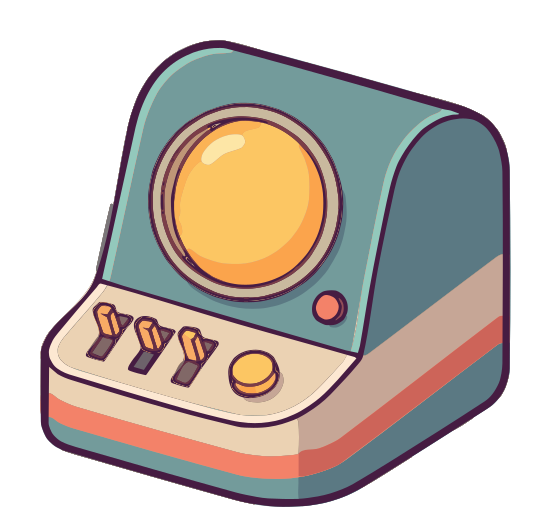
#> input picture art-jobs/out/K_props_stations/png/station_scope_orig_highlight.png, 551 x 525 px, given in place of station_keypad_orig_idle.png, which was not available
$ python preview.py
#> lines starting #> are read from the running program, lines starting #| are printed output that depends on the picture; pictures that were not available may be replaced by others from this repository, and a replacement may not be noted
"""PREVIEW.png: every export, labeled, on cream."""
from PIL import Image, ImageDraw, ImageFont

OUT = __file__.rsplit('/tools/', 1)[0]
ROWS = [
    ('station_keypad', ['idle', 'highlight', 'done']),
    ('station_switchboard', ['idle', 'highlight', 'done']),
    ('station_tape', ['idle', 'highlight', 'done']),
    ('station_scope', ['idle', 'highlight', 'done']),
    ('timeclock', ['idle', 'ready']),
]
CELL = 250


def font(sz):
    for f in ('/usr/share/fonts/truetype/dejavu/DejaVuSans-Bold.ttf', '/usr/share/fonts/dejavu/DejaVuSans-Bold.ttf'):
        try:
            return ImageFont.truetype(f, sz)
        except OSError:
            pass
    return ImageFont.load_default()


def thumb(path):
    im = Image.open(path).convert('RGBA')
    im.thumbnail((CELL - 20, CELL - 40))
    return im


def main():
    cells = []
    for name, states in ROWS:
        row = [(f'{name}_orig_{s}', f'png/{name}_orig_{s}.png') for s in states]
        row += [(f'{name}_front_{s}', f'png/{name}_front_{s}.png') for s in states]
        cells.append(row)
    cells.append([('vent_orig closed', 'png/vent_orig_closed.png'), ('vent_orig open', 'png/vent_orig_open.png'),
                  ('vent_frame_orig', 'png/vent_frame_orig.png'), ('vent_front closed', 'png/vent_front_closed.png'),
                  ('vent_front open', 'png/vent_front_open.png'), ('vent_frame_front', 'png/vent_frame_front.png')])
    cells.append([('table_clutter_orig', 'png/table_clutter_orig.png'), ('table_clutter_front', 'png/table_clutter_front.png')])
    cols = max(len(r) for r in cells)
    W, H = cols * CELL + 40, len(cells) * CELL + 110
    o = Image.new('RGB', (W, H), (0xF4, 0xE6, 0xC8))
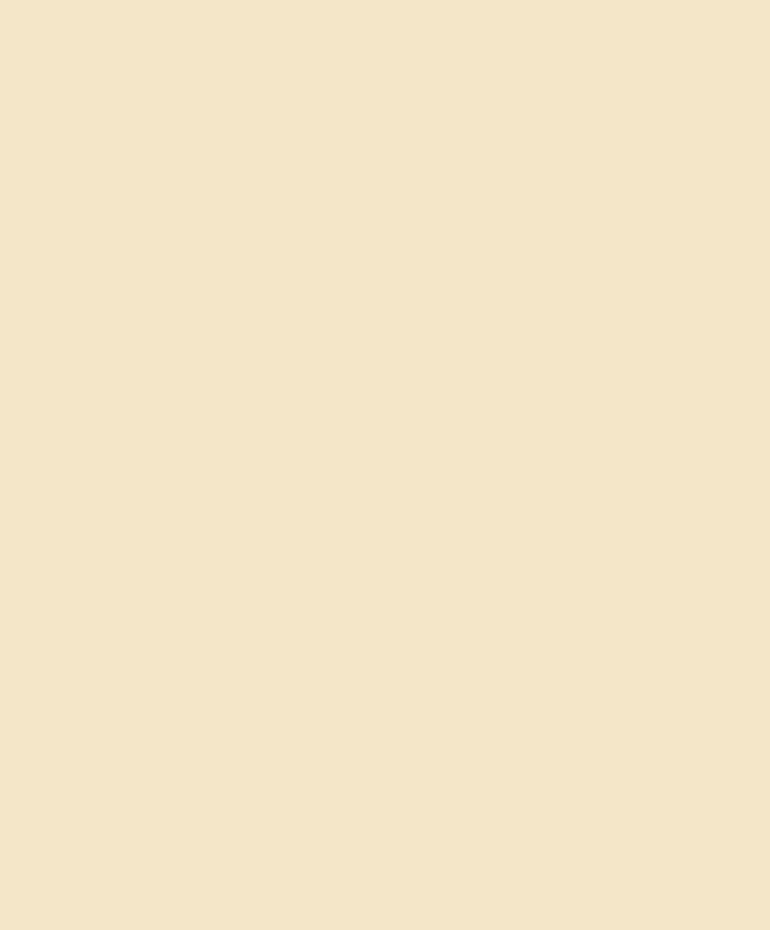
#> o: PIL image 1540x1860 RGB (shown at 1/2 size); mean R, G, B 244, 230, 200
    d = ImageDraw.Draw(o)
    d.text((20, 18), 'JOB K  task stations + ship props   (left: *_orig as drawn, right: *_front re-projected)', fill=(0x2A, 0x1E, 0x35), font=font(26))
    f = font(13)
    for r, row in enumerate(cells):
        for c, (label, p) in enumerate(row):
            x, y = 20 + c * CELL, 80 + r * CELL
            t = thumb(f'{OUT}/{p}')
#> in thumb, im is the input picture: PIL image 551x525 RGBA; mean R, G, B, A 92.2, 84.1, 76.4, 148.6
#> in thumb, `im.thumbnail((CELL - 20, CELL - 40))`:
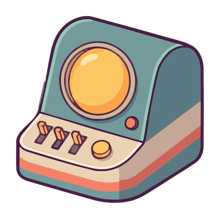
#> im: PIL image 220x210 RGBA; mean R, G, B, A 93.3, 85.2, 77.5, 148.6; transparent parts drawn white
            o.paste(t, (x + (CELL - t.width) // 2, y + (CELL - 30 - t.height) // 2), t)
            d.text((x + 6, y + CELL - 28), label, fill=(0x2A, 0x1E, 0x35), font=f)
        if len(row) == 6:
            d.line([(20 + 3 * CELL - 4, 80 + r * CELL + 10), (20 + 3 * CELL - 4, 80 + (r + 1) * CELL - 10)], fill=(0x3D, 0x2A, 0x4F), width=2)
        elif len(row) == 4:
            d.line([(20 + 2 * CELL - 4, 80 + r * CELL + 10), (20 + 2 * CELL - 4, 80 + (r + 1) * CELL - 10)], fill=(0x3D, 0x2A, 0x4F), width=2)
    o.save(f'{OUT}/PREVIEW.png')
    print(o.size)


if __name__ == '__main__':
#> (the run stopped early here; a loop or call above may not have finished)

$ run again, on art-jobs/out/K_props_stations/png/timeclock_orig_ready.png
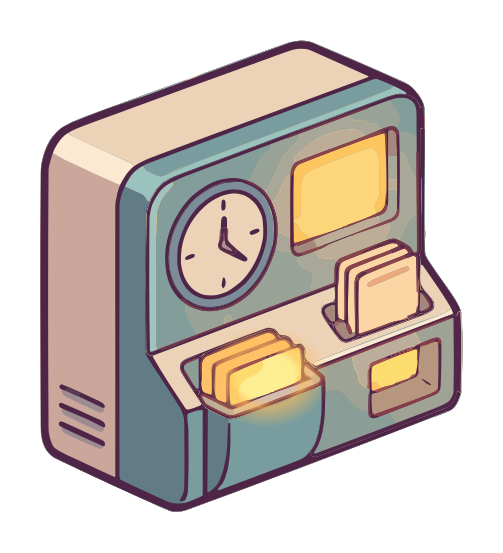
#> input picture art-jobs/out/K_props_stations/png/timeclock_orig_ready.png, 503 x 553 px, given in place of station_keypad_orig_idle.png, which was not available
#> in thumb, im is the input picture: PIL image 503x553 RGBA; mean R, G, B, A 94.7, 85.4, 78.5, 143.4
#> in thumb, `im.thumbnail((CELL - 20, CELL - 40))`:
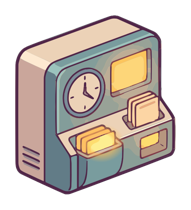
#> im: PIL image 191x210 RGBA; mean R, G, B, A 95.7, 86.4, 79.6, 143.4; transparent parts drawn white
